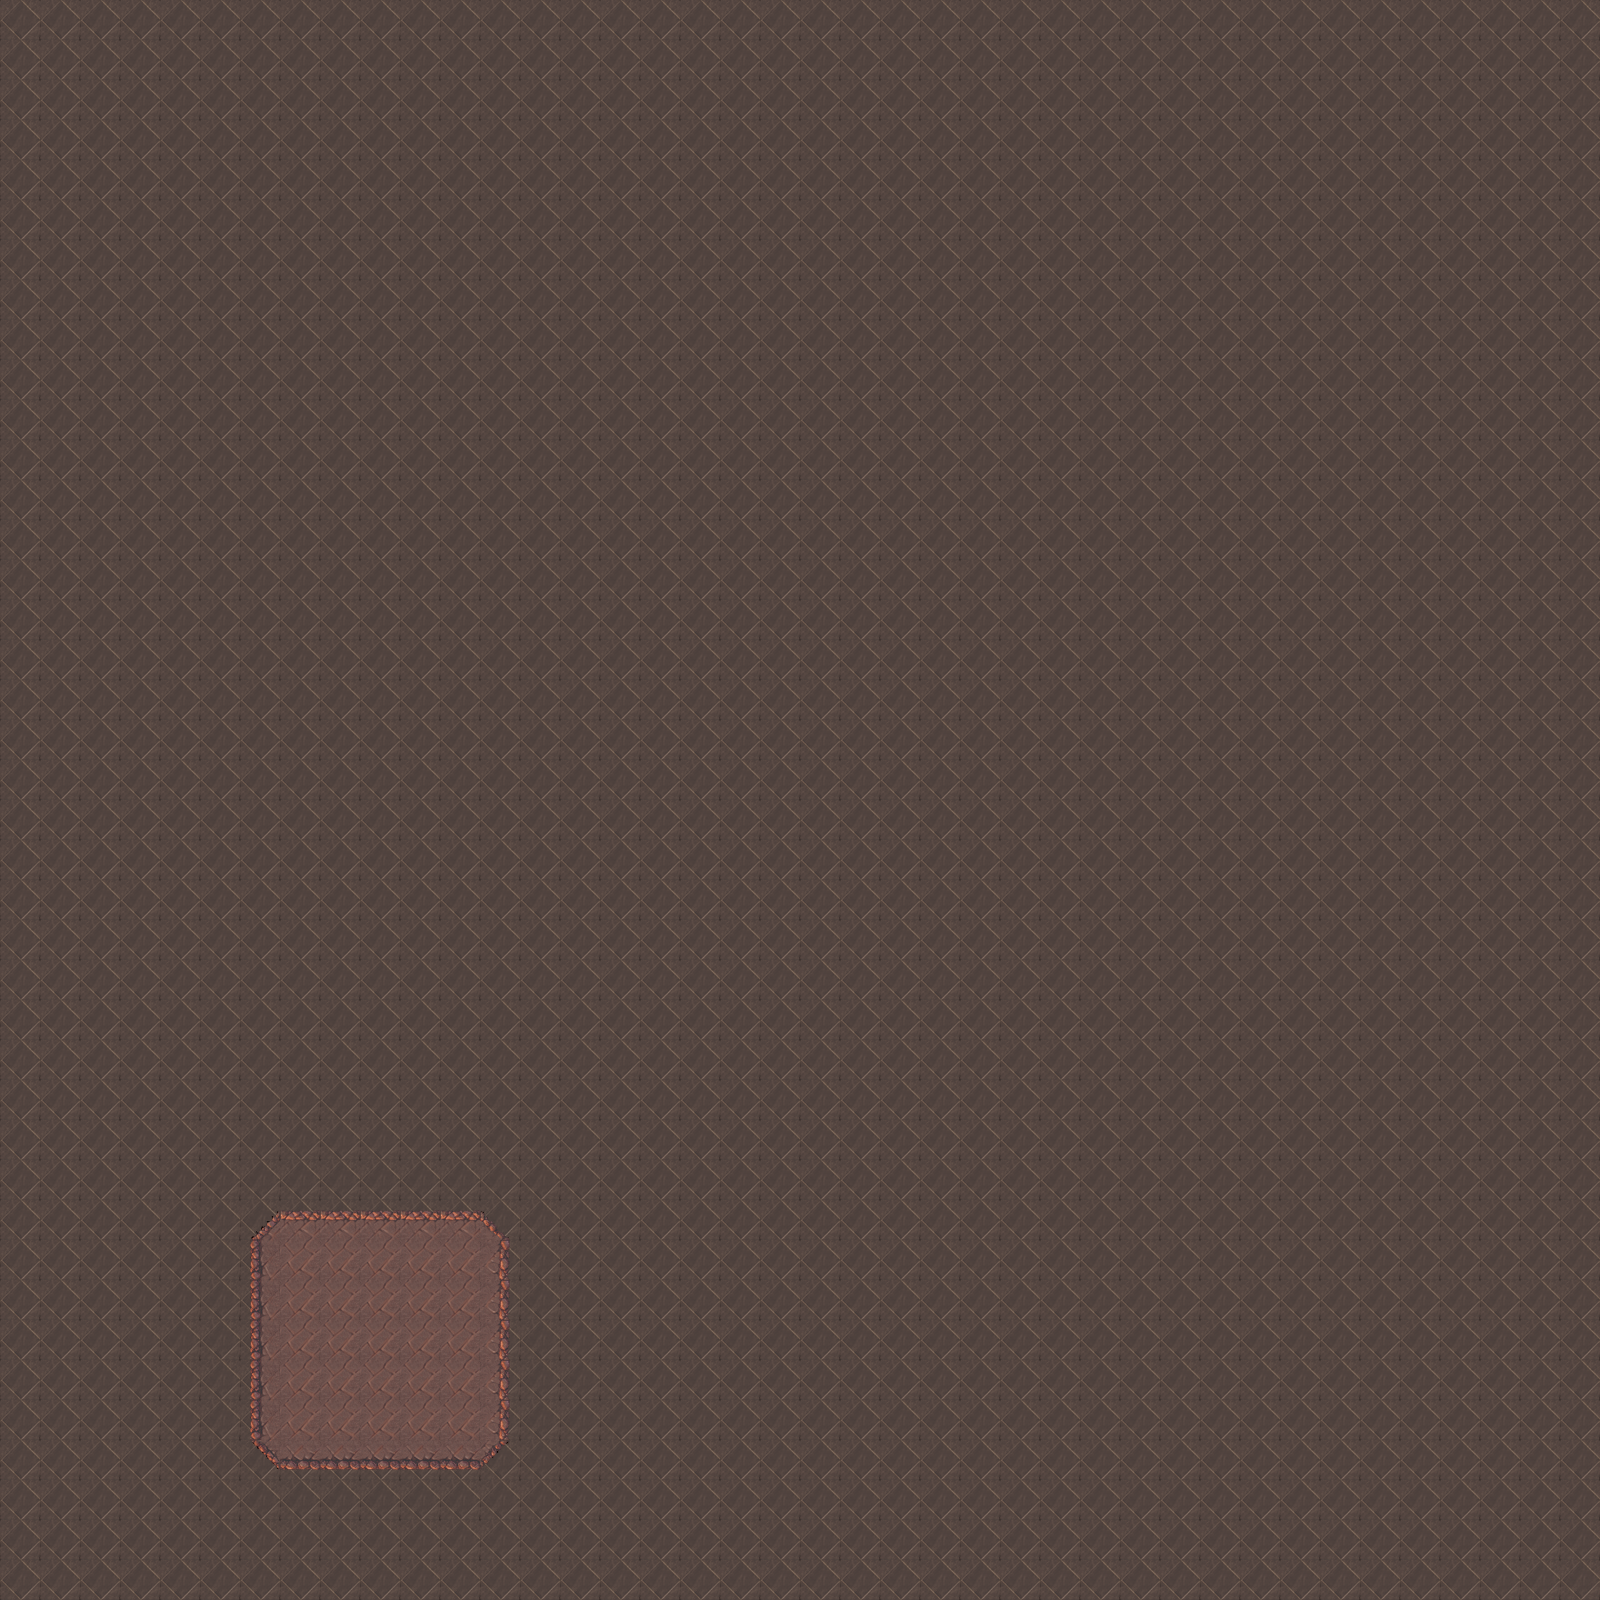

Below is a game level as drawn by its tile map, then a one-line description and the .tmx that defines it (tile-layer data replaced by summaries):
An orthogonal 40x40 tile map with 40x40 px tiles, 2 tile layers (Tile Layer 3, Tile Layer 1), 4 tilesets.

<map version="1.0" orientation="orthogonal" width="40" height="40" tilewidth="40" tileheight="40">
 <tileset firstgid="1" name="waterloo" tilewidth="40" tileheight="40">
  <image source="Untitled-1.png" width="360" height="40" />
 </tileset>
 <tileset firstgid="10" name="VILFLR" tilewidth="40" tileheight="40">
  <image source="VILFLR.png" width="360" height="280" />
 </tileset>
 <tileset firstgid="73" name="indoortile" tilewidth="40" tileheight="40">
  <image source="indoortile.png" width="480" height="320" />
 </tileset>
 <tileset firstgid="169" name="wall" tilewidth="40" tileheight="40">
  <image source="wall.png" width="400" height="400" />
 </tileset>
 <layer name="Tile Layer 3" width="40" height="40">
  <data>[1600 cells, 1600 non-empty, 1 distinct tile ids]</data>
 </layer>
 <layer name="Tile Layer 1" width="40" height="40">
  <data>[1600 cells, 49 non-empty, 9 distinct tile ids]</data>
 </layer>
</map>
